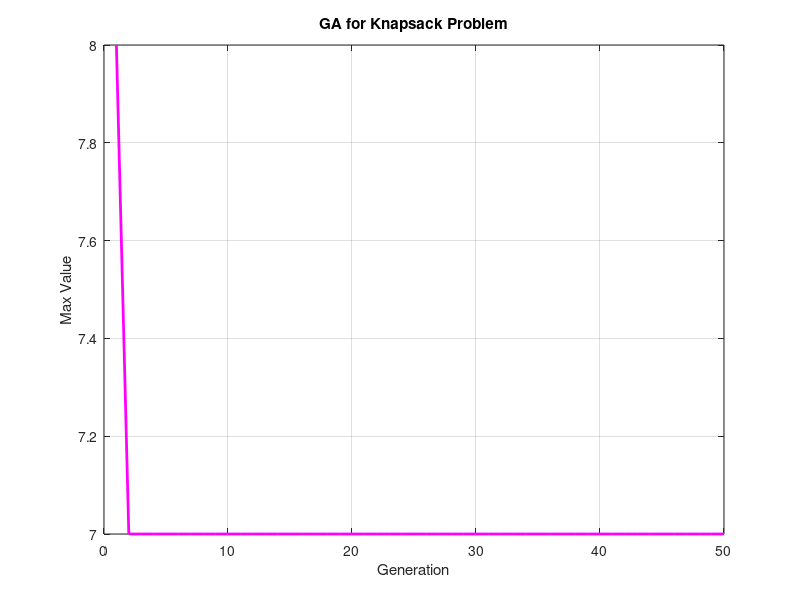

Recreate this plot in MATLAB.
clc; clear;

%% 🎯 Items (weights and values)
weights = [2 3 4 5];
values = [3 4 5 8];
capacity = 5;

popSize = 20;
chromLength = length(weights);   % 4 items
pop = round(rand(popSize, chromLength));  % Binary representation
maxGen = 50;
mutRate = 0.05;

bestFitness = zeros(maxGen, 1);

for gen = 1:maxGen
    fitness = zeros(popSize, 1);
    for i = 1:popSize
        totalWeight = sum(pop(i,:) .* weights);
        totalValue = sum(pop(i,:) .* values);
        if totalWeight <= capacity
            fitness(i) = totalValue;
        else
            fitness(i) = 0;  % Penalize overweight
        end
    end

    %% Selection
    prob = fitness / sum(fitness + eps);
    cumProb = cumsum(prob);
    newPop = zeros(size(pop));
    for i = 1:popSize
        r = rand;
        idx = find(cumProb >= r, 1);
        newPop(i,:) = pop(idx,:);
    end

    %% Crossover
    for i = 1:2:popSize
        if i+1 <= popSize
            point = randi(chromLength-1);
            newPop([i, i+1], point+1:end) = newPop([i+1, i], point+1:end);
        end
    end

    %% Mutation
    for i = 1:popSize
        if rand < mutRate
            gene = randi(chromLength);
            newPop(i, gene) = 1 - newPop(i, gene);  % Flip bit
        end
    end

    pop = newPop;
    bestFitness(gen) = max(fitness);
end

%% 📈 Plot
figure;
plot(1:maxGen, bestFitness, 'm-', 'LineWidth', 2);
xlabel('Generation'); ylabel('Max Value');
title('GA for Knapsack Problem');
grid on;
